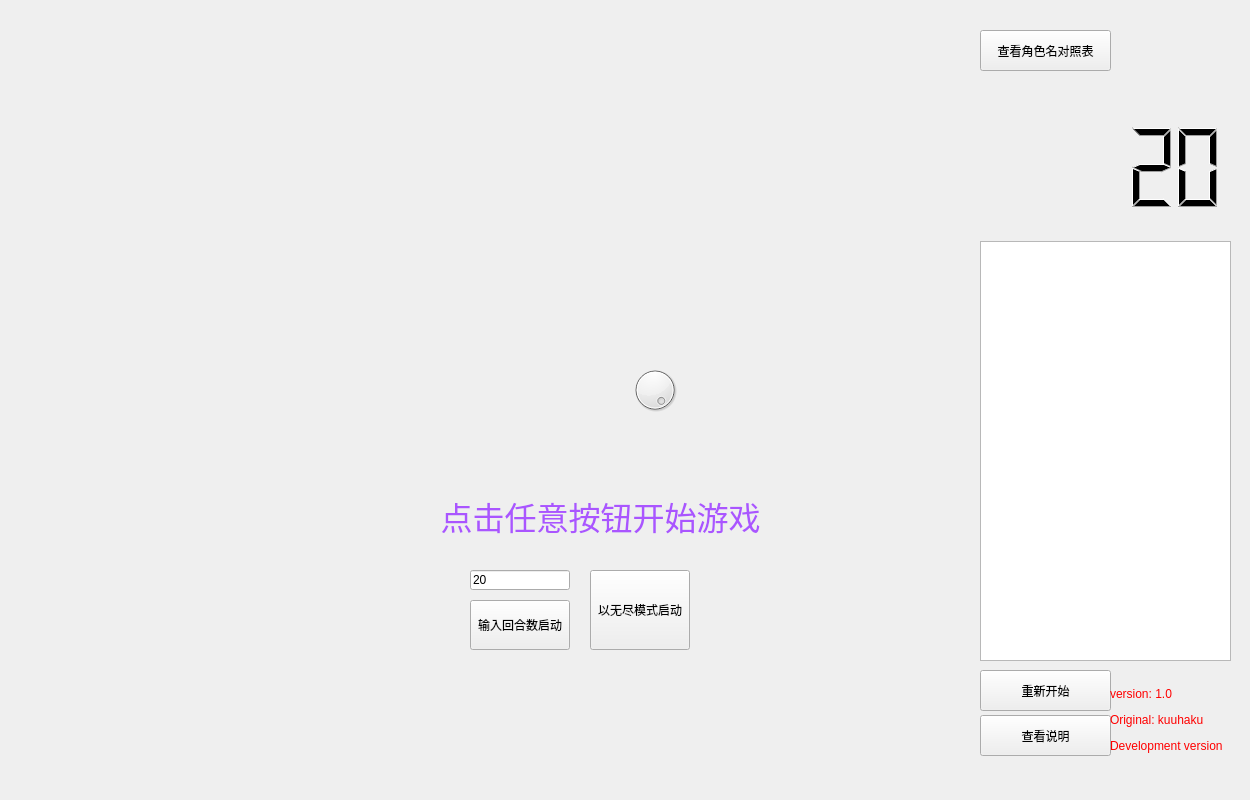
<?xml version="1.0" encoding="UTF-8"?>
<ui version="4.0">
 <class>MainWindow</class>
 <widget class="QMainWindow" name="MainWindow">
  <property name="geometry">
   <rect>
    <x>0</x>
    <y>0</y>
    <width>1250</width>
    <height>800</height>
   </rect>
  </property>
  <property name="windowTitle">
   <string>MainWindow</string>
  </property>
  <widget class="QWidget" name="centralwidget">
   <widget class="QWidget" name="layoutWidget">
    <property name="geometry">
     <rect>
      <x>980</x>
      <y>80</y>
      <width>251</width>
      <height>581</height>
     </rect>
    </property>
    <layout class="QVBoxLayout" name="verticalLayout_log">
     <item>
      <spacer name="verticalSpacer_2">
       <property name="orientation">
        <enum>Qt::Vertical</enum>
       </property>
       <property name="sizeType">
        <enum>QSizePolicy::Minimum</enum>
       </property>
       <property name="sizeHint" stdset="0">
        <size>
         <width>20</width>
         <height>40</height>
        </size>
       </property>
      </spacer>
     </item>
     <item>
      <widget class="QLCDNumber" name="lcd_countDown">
       <property name="sizePolicy">
        <sizepolicy hsizetype="Minimum" vsizetype="Minimum">
         <horstretch>0</horstretch>
         <verstretch>0</verstretch>
        </sizepolicy>
       </property>
       <property name="minimumSize">
        <size>
         <width>0</width>
         <height>95</height>
        </size>
       </property>
       <property name="frameShape">
        <enum>QFrame::NoFrame</enum>
       </property>
       <property name="frameShadow">
        <enum>QFrame::Sunken</enum>
       </property>
       <property name="value" stdset="0">
        <double>20.000000000000000</double>
       </property>
      </widget>
     </item>
     <item>
      <spacer name="verticalSpacer">
       <property name="orientation">
        <enum>Qt::Vertical</enum>
       </property>
       <property name="sizeType">
        <enum>QSizePolicy::Fixed</enum>
       </property>
       <property name="sizeHint" stdset="0">
        <size>
         <width>20</width>
         <height>20</height>
        </size>
       </property>
      </spacer>
     </item>
     <item>
      <widget class="QTextEdit" name="textEdit">
       <property name="readOnly">
        <bool>true</bool>
       </property>
       <property name="markdown">
        <string/>
       </property>
       <property name="html">
        <string>&lt;!DOCTYPE HTML PUBLIC &quot;-//W3C//DTD HTML 4.0//EN&quot; &quot;http://www.w3.org/TR/REC-html40/strict.dtd&quot;&gt;
&lt;html&gt;&lt;head&gt;&lt;meta name=&quot;qrichtext&quot; content=&quot;1&quot; /&gt;&lt;meta charset=&quot;utf-8&quot; /&gt;&lt;style type=&quot;text/css&quot;&gt;
p, li { white-space: pre-wrap; }
hr { height: 1px; border-width: 0; }
li.unchecked::marker { content: &quot;\2610&quot;; }
li.checked::marker { content: &quot;\2612&quot;; }
&lt;/style&gt;&lt;/head&gt;&lt;body style=&quot; font-family:'Microsoft YaHei UI'; font-size:9pt; font-weight:400; font-style:normal;&quot;&gt;
&lt;p style=&quot;-qt-paragraph-type:empty; margin-top:0px; margin-bottom:0px; margin-left:0px; margin-right:0px; -qt-block-indent:0; text-indent:0px;&quot;&gt;&lt;br /&gt;&lt;/p&gt;&lt;/body&gt;&lt;/html&gt;</string>
       </property>
      </widget>
     </item>
    </layout>
   </widget>
   <widget class="QDial" name="dial">
    <property name="geometry">
     <rect>
      <x>620</x>
      <y>365</y>
      <width>70</width>
      <height>50</height>
     </rect>
    </property>
    <property name="styleSheet">
     <string notr="true"/>
    </property>
    <property name="maximum">
     <number>100</number>
    </property>
    <property name="value">
     <number>100</number>
    </property>
   </widget>
   <widget class="QPushButton" name="btn_cnt">
    <property name="geometry">
     <rect>
      <x>470</x>
      <y>600</y>
      <width>100</width>
      <height>50</height>
     </rect>
    </property>
    <property name="text">
     <string>输入回合数启动</string>
    </property>
   </widget>
   <widget class="QLineEdit" name="lineEdit">
    <property name="geometry">
     <rect>
      <x>470</x>
      <y>570</y>
      <width>100</width>
      <height>20</height>
     </rect>
    </property>
    <property name="text">
     <string>20</string>
    </property>
   </widget>
   <widget class="QPushButton" name="btn_noend">
    <property name="geometry">
     <rect>
      <x>590</x>
      <y>570</y>
      <width>100</width>
      <height>80</height>
     </rect>
    </property>
    <property name="text">
     <string>以无尽模式启动</string>
    </property>
   </widget>
   <widget class="QPushButton" name="btn_restart">
    <property name="geometry">
     <rect>
      <x>980</x>
      <y>670</y>
      <width>131</width>
      <height>41</height>
     </rect>
    </property>
    <property name="text">
     <string>重新开始</string>
    </property>
   </widget>
   <widget class="QPushButton" name="btn_about">
    <property name="geometry">
     <rect>
      <x>980</x>
      <y>715</y>
      <width>131</width>
      <height>41</height>
     </rect>
    </property>
    <property name="text">
     <string>查看说明</string>
    </property>
   </widget>
   <widget class="QLabel" name="label_license">
    <property name="geometry">
     <rect>
      <x>1110</x>
      <y>670</y>
      <width>121</width>
      <height>101</height>
     </rect>
    </property>
    <property name="styleSheet">
     <string notr="true">color: rgb(255, 0, 0);</string>
    </property>
    <property name="text">
     <string>&lt;html&gt;&lt;head/&gt;&lt;body&gt;&lt;p&gt;version: 1.0&lt;/p&gt;&lt;p&gt;Original: kuuhaku&lt;/p&gt;&lt;p&gt;Development version&lt;/p&gt;&lt;/body&gt;&lt;/html&gt;</string>
    </property>
   </widget>
   <widget class="QPushButton" name="btn_character">
    <property name="geometry">
     <rect>
      <x>980</x>
      <y>30</y>
      <width>131</width>
      <height>41</height>
     </rect>
    </property>
    <property name="text">
     <string>查看角色名对照表</string>
    </property>
   </widget>
   <widget class="QLabel" name="lab_info">
    <property name="geometry">
     <rect>
      <x>330</x>
      <y>460</y>
      <width>541</width>
      <height>111</height>
     </rect>
    </property>
    <property name="font">
     <font>
      <family>楷体</family>
      <pointsize>24</pointsize>
     </font>
    </property>
    <property name="styleSheet">
     <string notr="true">color: qradialgradient(spread:pad, cx:0.5, cy:0.5, radius:0.5, fx:0.5, fy:0.5, stop:0 rgba(255, 255, 255, 255), stop:0.1 rgba(255, 255, 255, 255), stop:0.2 rgba(255, 176, 176, 167), stop:0.3 rgba(255, 151, 151, 92), stop:0.4 rgba(255, 125, 125, 51), stop:0.5 rgba(255, 76, 76, 205), stop:0.52 rgba(255, 76, 76, 205), stop:0.6 rgba(255, 180, 180, 84), stop:1 rgba(255, 255, 255, 0));
color: rgb(170, 85, 255);</string>
    </property>
    <property name="lineWidth">
     <number>1</number>
    </property>
    <property name="text">
     <string>点击任意按钮开始游戏</string>
    </property>
    <property name="alignment">
     <set>Qt::AlignCenter</set>
    </property>
   </widget>
  </widget>
  <widget class="QMenuBar" name="menubar">
   <property name="geometry">
    <rect>
     <x>0</x>
     <y>0</y>
     <width>1250</width>
     <height>20</height>
    </rect>
   </property>
  </widget>
 </widget>
 <resources/>
 <connections/>
</ui>
